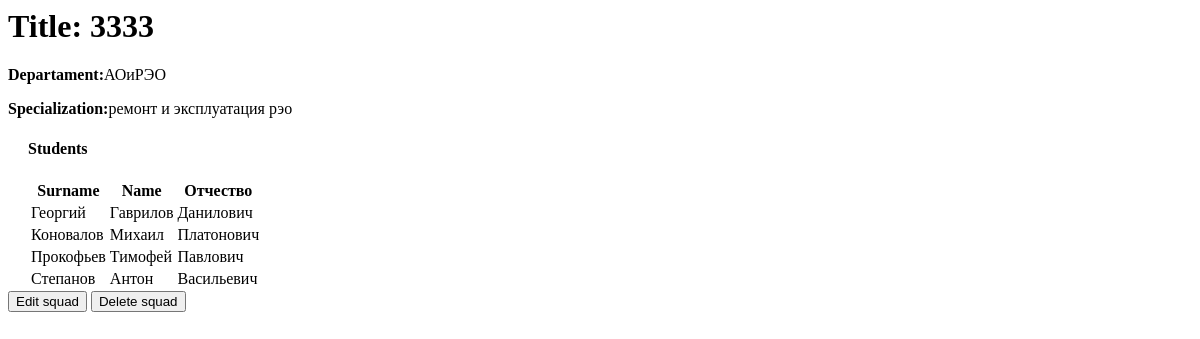
Before: /squad/1 with the older database file.
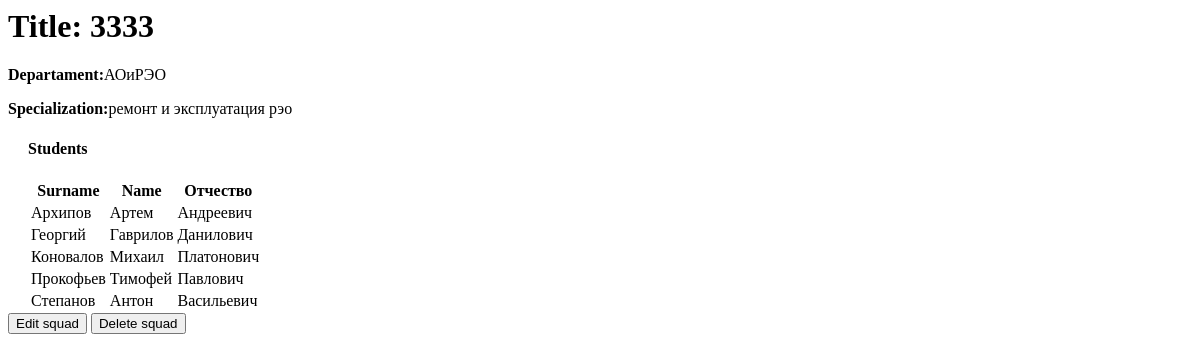
After: the same page with the newer database file.
### firstapp/models.py (models this page shows, shortened)
class StudentModel(models.Model):
    surname = models.CharField(max_length=80,verbose_name="фамилия")
    name = models.CharField(max_length=80, verbose_name='имя')
    patronymic = models.CharField(max_length=80, verbose_name='отчество')
    birthday = models.DateField(verbose_name='день рождения', default=datetime.now())
    squad = models.ForeignKey(to="SquadModel", on_delete=models.CASCADE, verbose_name='номер взвода')
    class Meta:
        constraints = [
            models.UniqueConstraint(fields=['name', 'surname', 'patronymic'], name='unique fio')
        ]
        ordering = ["surname", "name", "patronymic"]

### firstapp/views.py (the view)
# urls.py: re_path(r'^squad/(?P<pk>\d+)$', SquadDetailView.as_view(), name="squad-detail"),
class SquadDetailView(generic.DetailView):
    model = SquadModel

### firstapp/models.py (called while the page is built)
    def get_edit_url(self):
        return  reverse('squad-edit', args=[str(self.id)])

    def get_del_url(self):
        return  reverse('squad-delete', args=[str(self.id)])

    def __str__(self):
        return self.short_name

### firstapp/templates/firstapp/squadmodel_detail.html
{% block content %}
    <h1>Title: {{squadmodel.number}}</h1>
    <p><strong>Departament:</strong><a>{{squadmodel.departament}}</a></p>
    <p><strong>Specialization:</strong><a>{{squadmodel.specialization}}</a></p>
    <div style="margin-left:20px;margin-top:20px">
        <h4>Students</h4>
        <table>
            <tbody>
                <tr>
                    <th>Surname</th>
                    <th>Name</th>
                    <th>Отчество</th>
                </tr>
            {% for student in squadmodel.studentmodel_set.all %}
                <tr>
                    <td>{{student.surname}}</td>
                    <td>{{student.name}}</td>
                    <td>{{student.patronymic}}</td>
                </tr>
            {% endfor %}
            </tbody>
        </table>
    </div>
 <button onclick="location.href='{{squadmodel.get_edit_url}}'">Edit squad</button>
    <button onclick="location.href='{{squadmodel.get_del_url}}'">Delete squad</button>
{% endblock %}

Changed rows visible on the page:
added StudentModel: surname "Архипов", name "Артем", patronymic "Андреевич"
